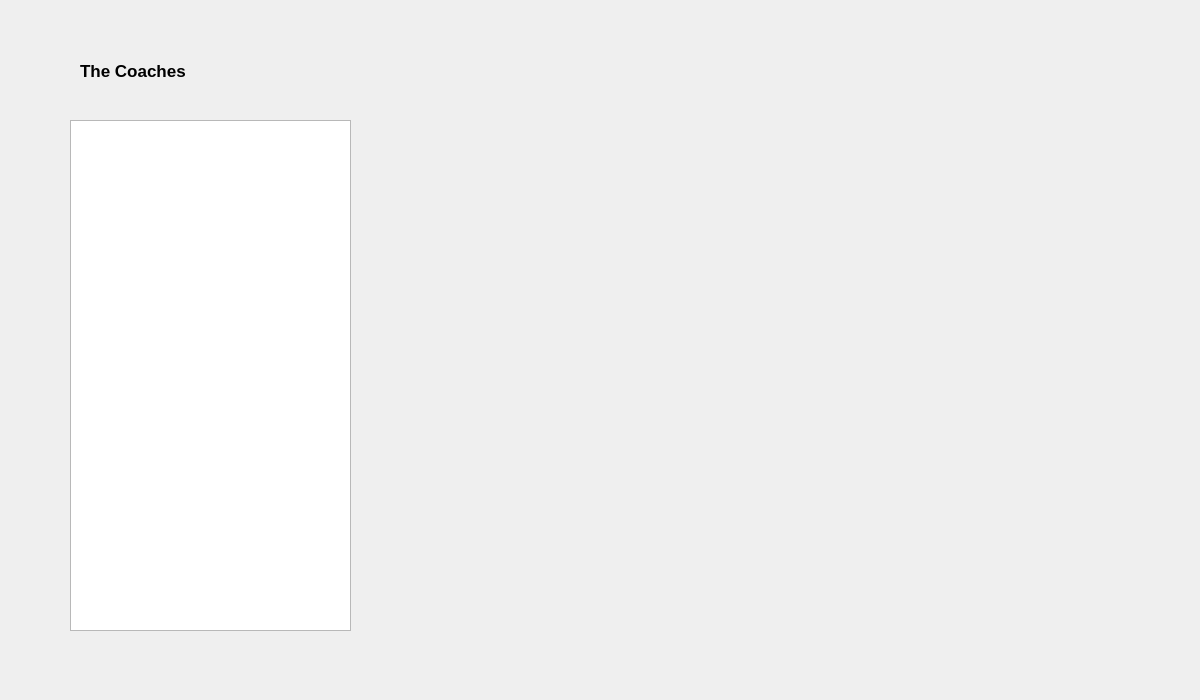
<?xml version="1.0" encoding="UTF-8"?>
<ui version="4.0">
 <class>coaches</class>
 <widget class="QWidget" name="coaches">
  <property name="geometry">
   <rect>
    <x>0</x>
    <y>0</y>
    <width>1200</width>
    <height>700</height>
   </rect>
  </property>
  <property name="windowTitle">
   <string>Form</string>
  </property>
  <widget class="QTableView" name="coachTable">
   <property name="geometry">
    <rect>
     <x>70</x>
     <y>120</y>
     <width>281</width>
     <height>511</height>
    </rect>
   </property>
  </widget>
  <widget class="QLabel" name="label">
   <property name="geometry">
    <rect>
     <x>80</x>
     <y>50</y>
     <width>331</width>
     <height>41</height>
    </rect>
   </property>
   <property name="font">
    <font>
     <pointsize>13</pointsize>
     <weight>75</weight>
     <bold>true</bold>
     <kerning>true</kerning>
    </font>
   </property>
   <property name="text">
    <string>The Coaches</string>
   </property>
   <property name="textFormat">
    <enum>Qt::PlainText</enum>
   </property>
  </widget>
 </widget>
 <resources/>
 <connections/>
</ui>
